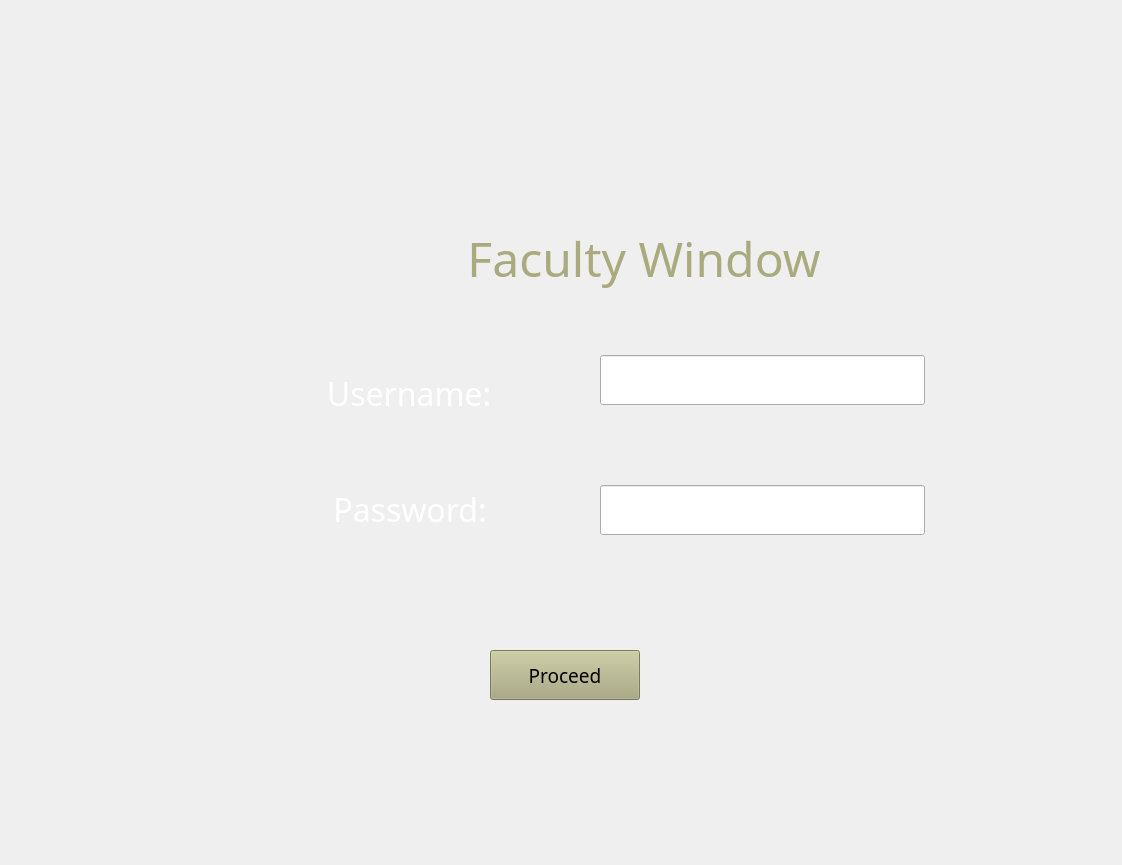
<?xml version="1.0" encoding="UTF-8"?>
<ui version="4.0">
 <class>MainWindow</class>
 <widget class="QMainWindow" name="MainWindow">
  <property name="geometry">
   <rect>
    <x>0</x>
    <y>0</y>
    <width>1122</width>
    <height>865</height>
   </rect>
  </property>
  <property name="minimumSize">
   <size>
    <width>1122</width>
    <height>865</height>
   </size>
  </property>
  <property name="maximumSize">
   <size>
    <width>1122</width>
    <height>865</height>
   </size>
  </property>
  <property name="windowTitle">
   <string>FacultyWindow</string>
  </property>
  <widget class="QWidget" name="centralwidget">
   <widget class="QLabel" name="passwordLabel_2">
    <property name="geometry">
     <rect>
      <x>300</x>
      <y>475</y>
      <width>220</width>
      <height>70</height>
     </rect>
    </property>
    <property name="font">
     <font>
      <family>Leelawadee</family>
      <pointsize>18</pointsize>
      <weight>50</weight>
      <bold>false</bold>
     </font>
    </property>
    <property name="text">
     <string>&lt;html&gt;&lt;head/&gt;&lt;body&gt;&lt;p align=&quot;center&quot;&gt;&lt;span style=&quot; font-size:24pt; color:#ffffff;&quot;&gt;Password:&lt;/span&gt;&lt;/p&gt;&lt;/body&gt;&lt;/html&gt;</string>
    </property>
   </widget>
   <widget class="QLineEdit" name="usernameLE">
    <property name="geometry">
     <rect>
      <x>600</x>
      <y>355</y>
      <width>325</width>
      <height>50</height>
     </rect>
    </property>
    <property name="styleSheet">
     <string notr="true"/>
    </property>
   </widget>
   <widget class="QLineEdit" name="passwordLE">
    <property name="geometry">
     <rect>
      <x>600</x>
      <y>485</y>
      <width>325</width>
      <height>50</height>
     </rect>
    </property>
   </widget>
   <widget class="QPushButton" name="proceedFW">
    <property name="geometry">
     <rect>
      <x>490</x>
      <y>650</y>
      <width>150</width>
      <height>50</height>
     </rect>
    </property>
    <property name="font">
     <font>
      <family>Leelawadee</family>
      <pointsize>14</pointsize>
      <weight>50</weight>
      <bold>false</bold>
     </font>
    </property>
    <property name="styleSheet">
     <string notr="true">background-color:rgb(170, 170, 127)</string>
    </property>
    <property name="text">
     <string>Proceed</string>
    </property>
   </widget>
   <widget class="QFrame" name="frame">
    <property name="geometry">
     <rect>
      <x>-1</x>
      <y>-1</y>
      <width>1131</width>
      <height>871</height>
     </rect>
    </property>
    <property name="styleSheet">
     <string notr="true">border-image:url(:/back/BACKGROUND.png) 0 0 0 0 stretch stretch</string>
    </property>
    <property name="frameShape">
     <enum>QFrame::StyledPanel</enum>
    </property>
    <property name="frameShadow">
     <enum>QFrame::Raised</enum>
    </property>
    <widget class="QLabel" name="label">
     <property name="geometry">
      <rect>
       <x>420</x>
       <y>220</y>
       <width>450</width>
       <height>80</height>
      </rect>
     </property>
     <property name="font">
      <font>
       <family>Leelawadee</family>
       <pointsize>36</pointsize>
      </font>
     </property>
     <property name="text">
      <string>&lt;html&gt;&lt;head/&gt;&lt;body&gt;&lt;p align=&quot;center&quot;&gt;&lt;span style=&quot; color:#aaaa7f;&quot;&gt;Faculty Window&lt;/span&gt;&lt;/p&gt;&lt;/body&gt;&lt;/html&gt;</string>
     </property>
    </widget>
    <widget class="QLabel" name="usernameLabel">
     <property name="geometry">
      <rect>
       <x>300</x>
       <y>360</y>
       <width>220</width>
       <height>70</height>
      </rect>
     </property>
     <property name="font">
      <font>
       <family>Leelawadee</family>
       <pointsize>18</pointsize>
       <weight>50</weight>
       <bold>false</bold>
      </font>
     </property>
     <property name="text">
      <string>&lt;html&gt;&lt;head/&gt;&lt;body&gt;&lt;p align=&quot;center&quot;&gt;&lt;span style=&quot; font-size:24pt; color:#ffffff;&quot;&gt;Username:&lt;/span&gt;&lt;/p&gt;&lt;/body&gt;&lt;/html&gt;</string>
     </property>
    </widget>
   </widget>
   <zorder>frame</zorder>
   <zorder>passwordLabel_2</zorder>
   <zorder>usernameLE</zorder>
   <zorder>passwordLE</zorder>
   <zorder>proceedFW</zorder>
  </widget>
 </widget>
 <resources>
  <include location="r3.qrc"/>
 </resources>
 <connections/>
</ui>
